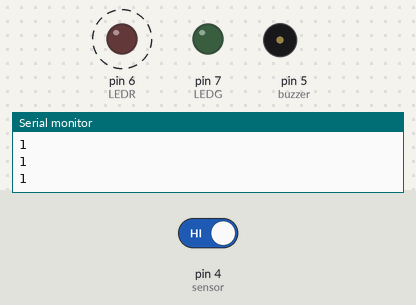
Recording of a sketch running on a simulated Arduino Uno, built with avr-gcc and run on an emulated ATmega328P. Shown: output pins drawn as LEDs (lit = HIGH), buzzer (waves = sounding, pin HIGH), the last lines printed to the serial monitor. Dashed ring = blinking. The test bench sets the inputs (shaded band); at power-on: pin 4 (sensor) HIGH. Pins used as bus, display or sensor lines are not drawn.

Above: at 1.25 s.
1.3 s: pin 4 (sensor) driven LOW
At 1.55 s:
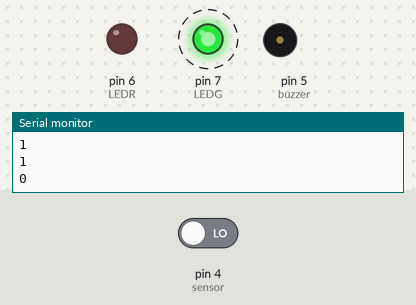
4.3 s: pin 4 (sensor) driven HIGH
At 4.55 s:
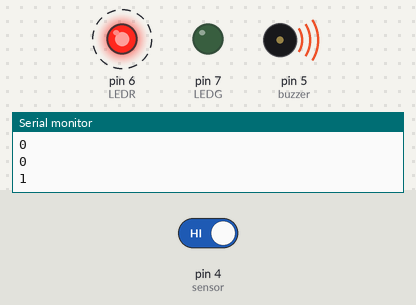
Timing chart, 0 to 13.3 s (numbered marks = the images above; inputs shaded):
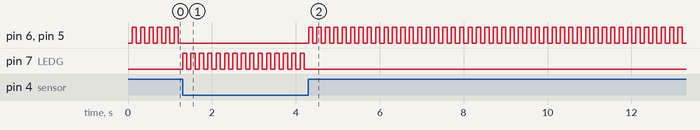

The sketch:

GAME.ino
```cpp
int sensor = 4;
int buzzer = 5;
int LEDR = 6;
int LEDG = 7;
int reset = 9;

void setup() {
  Serial.begin(9600);
  digitalWrite(reset, LOW);
  pinMode(sensor, INPUT);
  pinMode(buzzer, OUTPUT);
  pinMode(LEDR, OUTPUT);
  pinMode(LEDG, OUTPUT);
  pinMode(reset, OUTPUT);
}

void loop() {
  Serial.println(digitalRead(4));
  delay(100);
  if (digitalRead(4) == LOW)
  {
  digitalWrite(LEDG, HIGH);
  delay(100);
  digitalWrite(LEDG, LOW);
  }
  if (digitalRead(4) == HIGH)
  {
    digitalWrite(buzzer, HIGH);
    digitalWrite(LEDR, HIGH);
    delay(100);
    digitalWrite(LEDR, LOW);
    digitalWrite(buzzer, LOW);
    digitalWrite(reset, HIGH);
  }
}
```

Measured:
- after the input at 1.3 s, pin 6 (LEDR), pin 5 (buzzer): stops changing and stays LOW; pin 7 (LEDG): alternates HIGH for 0.10 s and LOW for 0.10 s, starting at once
- after the input at 4.3 s, pin 6 (LEDR), pin 5 (buzzer): alternates HIGH for 0.10 s and LOW for 0.10 s, starting at once; pin 7 (LEDG): stops changing and stays LOW
- by itself, pin 6 (LEDR), pin 5 (buzzer): alternates HIGH for 0.10 s and LOW for 0.10 s
